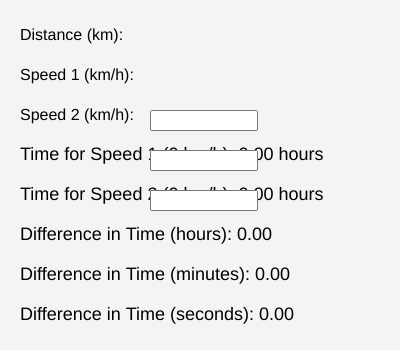
Frame 1 (no input)
Frame 60 (no input): identical to frame 1, image omitted
Frame 120 (the mouse pressed at the canvas centre since frame 60): identical to frame 1, image omitted

The p5.js sketch that drew this single still picture (run headless with seeded random() and noise() and a simulated clock; from frame 60 on, the mouse is pressed at the canvas centre):

// p5.js sketch
// ── sketch.js
// Set the x-position for all input boxes as a constant
const inputX = 150;
const inputWidth = 100;
const textX = 20;
const offsetY = 90;

let distanceInput, speedInput1, speedInput2;
let distance = 0;
let speed1 = 0;
let speed2 = 0;
let time1 = 0;
let time2 = 0;
let timeDiffHours = 0;
let timeDiffMinutes = 0;
let timeDiffSeconds = 0;

function setup() {
  createCanvas(400, 350);
  
  // Create input elements for distance and speeds with x-position as a constant
  distanceInput = createInput('');
  distanceInput.position(inputX, offsetY+20);
  distanceInput.size(inputWidth);
  distanceInput.input(updateDistance);  // Call when user changes the input
  distanceInput.elt.type = "number"; // Set input type to 'number' for mobile numpad
  
  speedInput1 = createInput('');
  speedInput1.position(inputX, offsetY+60);
  speedInput1.size(inputWidth);
  speedInput1.input(updateSpeeds);  // Call when user changes the input
  speedInput1.elt.type = "number"; // Set input type to 'number' for mobile numpad
  
  speedInput2 = createInput('');
  speedInput2.position(inputX, offsetY+100);
  speedInput2.size(inputWidth);
  speedInput2.input(updateSpeeds);  // Call when user changes the input
  speedInput2.elt.type = "number"; // Set input type to 'number' for mobile numpad
}

function draw() {
  background(244);
  
  // Draw text showing the calculated times for both speeds
  textSize(18);
  fill(0);
  text("Time for Speed 1 (" + speed1 + " km/h): " + nf(time1, 1, 2) + " hours", 20, 160);
  text("Time for Speed 2 (" + speed2 + " km/h): " + nf(time2, 1, 2) + " hours", 20, 200);
  
  // Display the difference in time in hours, minutes, and seconds
  textSize(18);
  text("Difference in Time (hours): " + nf(timeDiffHours, 1, 2), 20, 240);
  text("Difference in Time (minutes): " + nf(timeDiffMinutes, 1, 2), 20, 280);
  text("Difference in Time (seconds): " + nf(timeDiffSeconds, 1, 2), 20, 320);
  
  // Draw the labels for the inputs
  textSize(16);
  fill(0);
  text("Distance (km):", textX, 40);
  text("Speed 1 (km/h):", textX, 80);
  text("Speed 2 (km/h):", textX, 120);
}

function updateDistance() {
  distance = float(distanceInput.value());
  calculateTimes();
}

function updateSpeeds() {
  speed1 = float(speedInput1.value());
  speed2 = float(speedInput2.value());
  calculateTimes();
}

function calculateTimes() {
  // Calculate time for both speeds
  if (distance > 0 && speed1 > 0) {
    time1 = distance / speed1;
  }
  if (distance > 0 && speed2 > 0) {
    time2 = distance / speed2;
  }

  // Calculate the difference in time
  timeDiffHours = abs(time1 - time2);
  timeDiffMinutes = abs(timeDiffHours * 60);  // Convert the difference from hours to minutes
  timeDiffSeconds = abs(timeDiffHours * 3600);  // Convert the difference from hours to seconds
}
